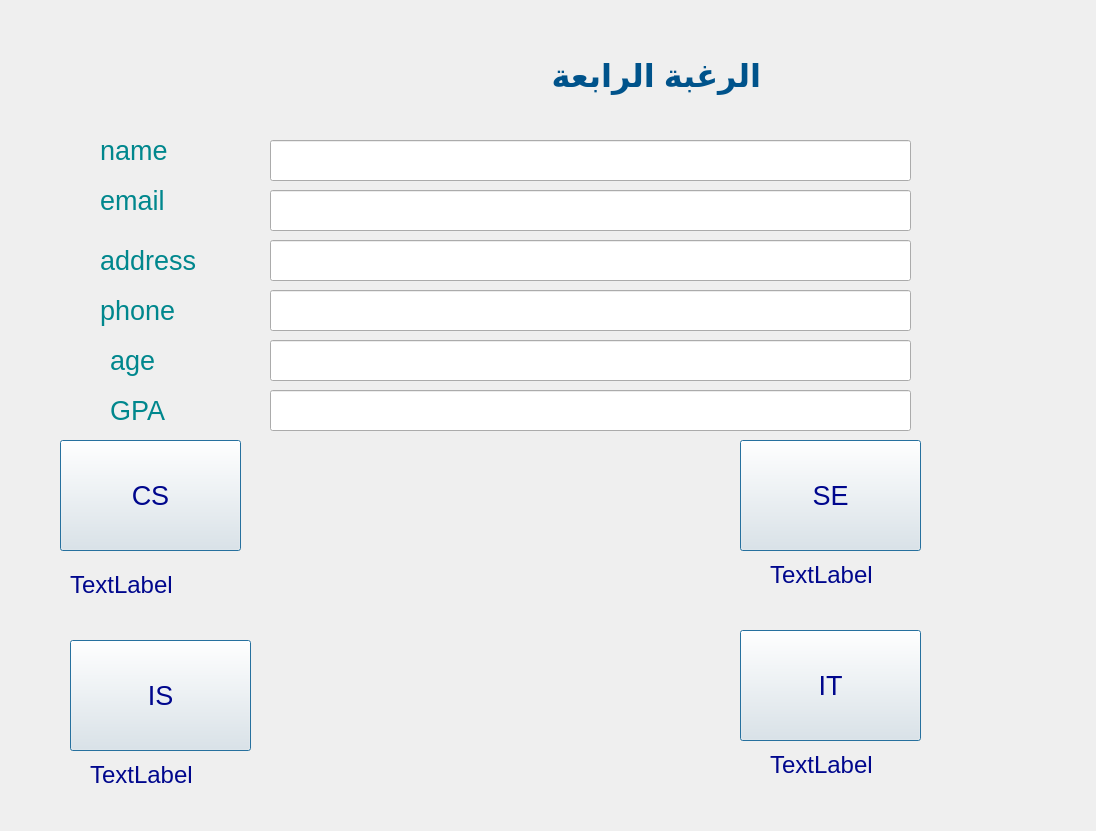
<?xml version="1.0" encoding="UTF-8"?>
<ui version="4.0">
 <class>Form_6</class>
 <widget class="QWidget" name="Form_6">
  <property name="geometry">
   <rect>
    <x>0</x>
    <y>0</y>
    <width>1096</width>
    <height>831</height>
   </rect>
  </property>
  <property name="windowTitle">
   <string>Form</string>
  </property>
  <widget class="QPushButton" name="pushButton_25">
   <property name="geometry">
    <rect>
     <x>740</x>
     <y>630</y>
     <width>181</width>
     <height>111</height>
    </rect>
   </property>
   <property name="font">
    <font>
     <pointsize>20</pointsize>
    </font>
   </property>
   <property name="styleSheet">
    <string notr="true">Color: rgba(0, 7, 141, 1)
</string>
   </property>
   <property name="text">
    <string>IT</string>
   </property>
   <property name="default">
    <bool>true</bool>
   </property>
  </widget>
  <widget class="QPushButton" name="pushButton_26">
   <property name="geometry">
    <rect>
     <x>70</x>
     <y>640</y>
     <width>181</width>
     <height>111</height>
    </rect>
   </property>
   <property name="font">
    <font>
     <pointsize>20</pointsize>
    </font>
   </property>
   <property name="styleSheet">
    <string notr="true">Color: rgba(0, 7, 141, 1)
</string>
   </property>
   <property name="text">
    <string>IS</string>
   </property>
   <property name="default">
    <bool>true</bool>
   </property>
  </widget>
  <widget class="QPushButton" name="pushButton_24">
   <property name="geometry">
    <rect>
     <x>60</x>
     <y>440</y>
     <width>181</width>
     <height>111</height>
    </rect>
   </property>
   <property name="font">
    <font>
     <pointsize>20</pointsize>
    </font>
   </property>
   <property name="styleSheet">
    <string notr="true">Color: rgba(0, 7, 141, 1)
</string>
   </property>
   <property name="text">
    <string>CS</string>
   </property>
   <property name="default">
    <bool>true</bool>
   </property>
  </widget>
  <widget class="QPushButton" name="pushButton_23">
   <property name="geometry">
    <rect>
     <x>740</x>
     <y>440</y>
     <width>181</width>
     <height>111</height>
    </rect>
   </property>
   <property name="font">
    <font>
     <pointsize>20</pointsize>
    </font>
   </property>
   <property name="styleSheet">
    <string notr="true">Color: rgba(0, 7, 141, 1)
</string>
   </property>
   <property name="text">
    <string>SE</string>
   </property>
   <property name="default">
    <bool>true</bool>
   </property>
  </widget>
  <widget class="QLabel" name="label_1">
   <property name="geometry">
    <rect>
     <x>-90</x>
     <y>30</y>
     <width>851</width>
     <height>91</height>
    </rect>
   </property>
   <property name="font">
    <font>
     <pointsize>24</pointsize>
     <weight>75</weight>
     <bold>true</bold>
    </font>
   </property>
   <property name="styleSheet">
    <string notr="true">Color: rgba(0, 83, 139, 1)
</string>
   </property>
   <property name="text">
    <string>الرغبة الرابعة</string>
   </property>
  </widget>
  <widget class="QLabel" name="label">
   <property name="geometry">
    <rect>
     <x>770</x>
     <y>560</y>
     <width>141</width>
     <height>31</height>
    </rect>
   </property>
   <property name="styleSheet">
    <string notr="true">Color: rgba(0, 7, 141, 1)
</string>
   </property>
   <property name="text">
    <string>&lt;html&gt;&lt;head/&gt;&lt;body&gt;&lt;p&gt;&lt;span style=&quot; font-size:18pt;&quot;&gt;TextLabel&lt;/span&gt;&lt;/p&gt;&lt;/body&gt;&lt;/html&gt;</string>
   </property>
  </widget>
  <widget class="QLabel" name="label_2">
   <property name="geometry">
    <rect>
     <x>70</x>
     <y>570</y>
     <width>141</width>
     <height>31</height>
    </rect>
   </property>
   <property name="styleSheet">
    <string notr="true">Color: rgba(0, 7, 141, 1)
</string>
   </property>
   <property name="text">
    <string>&lt;html&gt;&lt;head/&gt;&lt;body&gt;&lt;p&gt;&lt;span style=&quot; font-size:18pt;&quot;&gt;TextLabel&lt;/span&gt;&lt;/p&gt;&lt;/body&gt;&lt;/html&gt;</string>
   </property>
  </widget>
  <widget class="QLabel" name="label_3">
   <property name="geometry">
    <rect>
     <x>90</x>
     <y>760</y>
     <width>141</width>
     <height>31</height>
    </rect>
   </property>
   <property name="styleSheet">
    <string notr="true">Color: rgba(0, 7, 141, 1)
</string>
   </property>
   <property name="text">
    <string>&lt;html&gt;&lt;head/&gt;&lt;body&gt;&lt;p&gt;&lt;span style=&quot; font-size:18pt;&quot;&gt;TextLabel&lt;/span&gt;&lt;/p&gt;&lt;/body&gt;&lt;/html&gt;</string>
   </property>
  </widget>
  <widget class="QLabel" name="label_4">
   <property name="geometry">
    <rect>
     <x>770</x>
     <y>750</y>
     <width>141</width>
     <height>31</height>
    </rect>
   </property>
   <property name="styleSheet">
    <string notr="true">Color: rgba(0, 7, 141, 1)
</string>
   </property>
   <property name="text">
    <string>&lt;html&gt;&lt;head/&gt;&lt;body&gt;&lt;p&gt;&lt;span style=&quot; font-size:18pt;&quot;&gt;TextLabel&lt;/span&gt;&lt;/p&gt;&lt;/body&gt;&lt;/html&gt;</string>
   </property>
  </widget>
  <widget class="QLineEdit" name="lineEdit_19">
   <property name="geometry">
    <rect>
     <x>270</x>
     <y>140</y>
     <width>641</width>
     <height>41</height>
    </rect>
   </property>
  </widget>
  <widget class="QLineEdit" name="lineEdit_20">
   <property name="geometry">
    <rect>
     <x>270</x>
     <y>190</y>
     <width>641</width>
     <height>41</height>
    </rect>
   </property>
  </widget>
  <widget class="QLineEdit" name="lineEdit_21">
   <property name="geometry">
    <rect>
     <x>270</x>
     <y>240</y>
     <width>641</width>
     <height>41</height>
    </rect>
   </property>
  </widget>
  <widget class="QLineEdit" name="lineEdit_22">
   <property name="geometry">
    <rect>
     <x>270</x>
     <y>290</y>
     <width>641</width>
     <height>41</height>
    </rect>
   </property>
  </widget>
  <widget class="QLineEdit" name="lineEdit_23">
   <property name="geometry">
    <rect>
     <x>270</x>
     <y>340</y>
     <width>641</width>
     <height>41</height>
    </rect>
   </property>
  </widget>
  <widget class="QLineEdit" name="lineEdit_24">
   <property name="geometry">
    <rect>
     <x>270</x>
     <y>390</y>
     <width>641</width>
     <height>41</height>
    </rect>
   </property>
  </widget>
  <widget class="QLabel" name="label_8">
   <property name="geometry">
    <rect>
     <x>100</x>
     <y>130</y>
     <width>141</width>
     <height>41</height>
    </rect>
   </property>
   <property name="font">
    <font>
     <pointsize>20</pointsize>
    </font>
   </property>
   <property name="styleSheet">
    <string notr="true">Color: rgba(0, 135, 141, 1)
</string>
   </property>
   <property name="text">
    <string>name</string>
   </property>
  </widget>
  <widget class="QLabel" name="label_7">
   <property name="geometry">
    <rect>
     <x>100</x>
     <y>180</y>
     <width>141</width>
     <height>41</height>
    </rect>
   </property>
   <property name="font">
    <font>
     <pointsize>20</pointsize>
    </font>
   </property>
   <property name="styleSheet">
    <string notr="true">Color: rgba(0, 135, 141, 1)
</string>
   </property>
   <property name="text">
    <string>email</string>
   </property>
  </widget>
  <widget class="QLabel" name="label_5">
   <property name="geometry">
    <rect>
     <x>100</x>
     <y>240</y>
     <width>141</width>
     <height>41</height>
    </rect>
   </property>
   <property name="font">
    <font>
     <pointsize>20</pointsize>
    </font>
   </property>
   <property name="styleSheet">
    <string notr="true">Color: rgba(0, 135, 141, 1)
</string>
   </property>
   <property name="text">
    <string>address</string>
   </property>
  </widget>
  <widget class="QLabel" name="label_6">
   <property name="geometry">
    <rect>
     <x>100</x>
     <y>290</y>
     <width>141</width>
     <height>41</height>
    </rect>
   </property>
   <property name="font">
    <font>
     <pointsize>20</pointsize>
    </font>
   </property>
   <property name="styleSheet">
    <string notr="true">Color: rgba(0, 135, 141, 1)
</string>
   </property>
   <property name="text">
    <string>phone</string>
   </property>
  </widget>
  <widget class="QLabel" name="label_9">
   <property name="geometry">
    <rect>
     <x>110</x>
     <y>340</y>
     <width>141</width>
     <height>41</height>
    </rect>
   </property>
   <property name="font">
    <font>
     <pointsize>20</pointsize>
    </font>
   </property>
   <property name="styleSheet">
    <string notr="true">Color: rgba(0, 135, 141, 1)
</string>
   </property>
   <property name="text">
    <string>age</string>
   </property>
  </widget>
  <widget class="QLabel" name="label_10">
   <property name="geometry">
    <rect>
     <x>110</x>
     <y>390</y>
     <width>141</width>
     <height>41</height>
    </rect>
   </property>
   <property name="font">
    <font>
     <pointsize>20</pointsize>
    </font>
   </property>
   <property name="styleSheet">
    <string notr="true">Color: rgba(0, 135, 141, 1)
</string>
   </property>
   <property name="text">
    <string>GPA</string>
   </property>
  </widget>
 </widget>
 <resources/>
 <connections/>
</ui>
